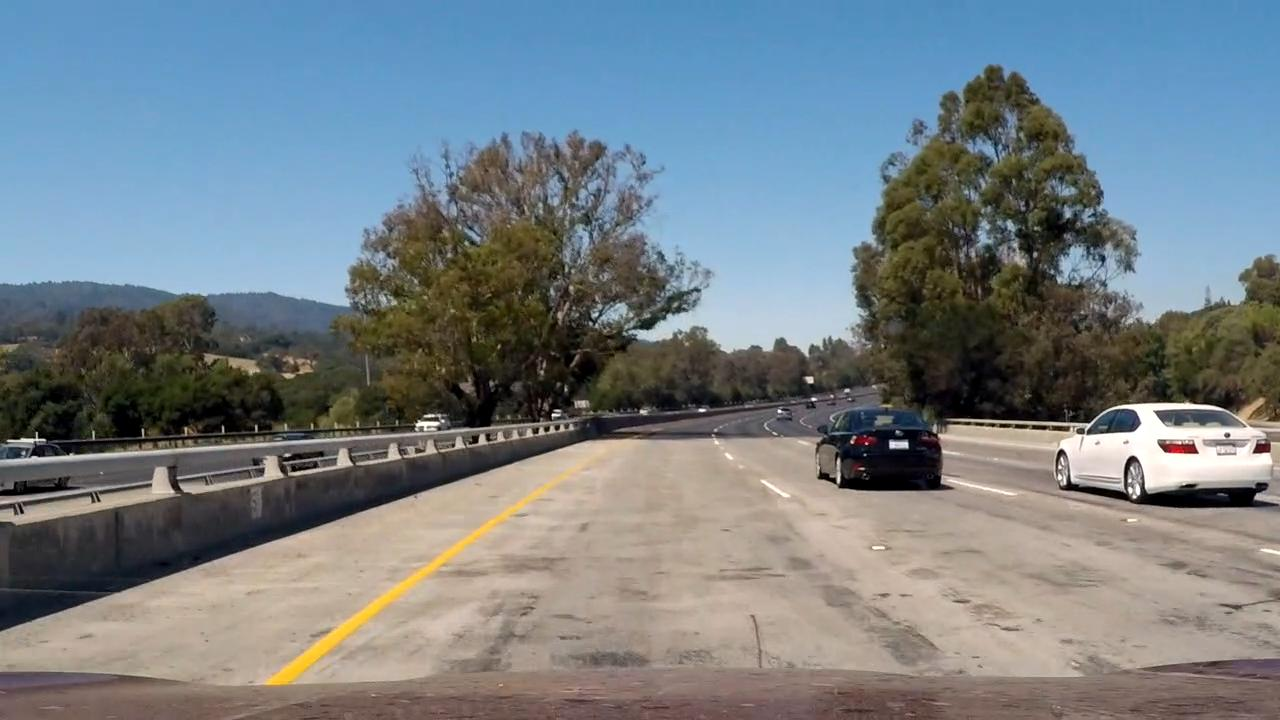
%> input picture Data/normal/Frame 1002.jpg, 1280 x 720 px
$ octave --eval "result = preprocess_blue(imread('../../Data/normal/Frame 1002.jpg'));"   (GNU Octave 9; MATLAB toolbox functions it lacks are replaced by stand-ins)
%> lines starting %> are read from the running program, lines starting %| are printed output that depends on the picture
function im_b_usig = preprocess_blue(im)
% Function to denoise, improve contrast and normalize it suitably for blue
% sign identification
% Input -> im -> RGB uint8 image
% Output -> im_b_usig -> processed grayscale image for the blue channel of
%          the type uint8
im_d = im2double(im);
im_c = imadjust(im_d, stretchlim(im_d));
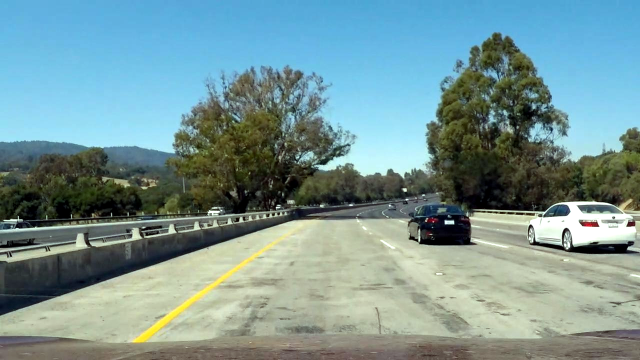
%> im_c: size 720x1280x3 double (shown at 1/2 size); mean R, G, B 0.471, 0.587, 0.589
im_b = im_c(:,:,3);
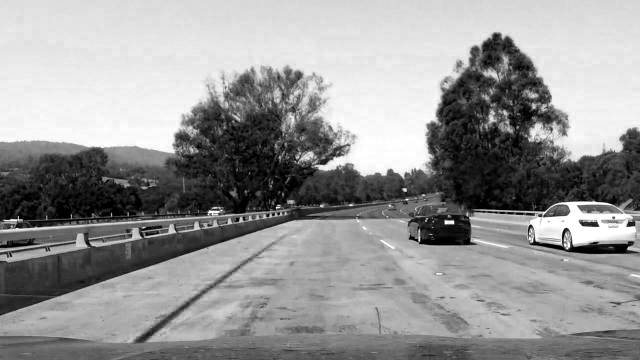
%> im_b: size 720x1280 double (shown at 1/2 size); min 0, max 1, mean 0.589
im_b = medfilt2(im_b, [3 3]);
im_b = max(0,(im_b - im_c(:,:,1)) ./ (im_c(:,:,1) + im_c(:,:,2) + im_c(:,:,3)));
im_b_usig = im2uint8(im_b);
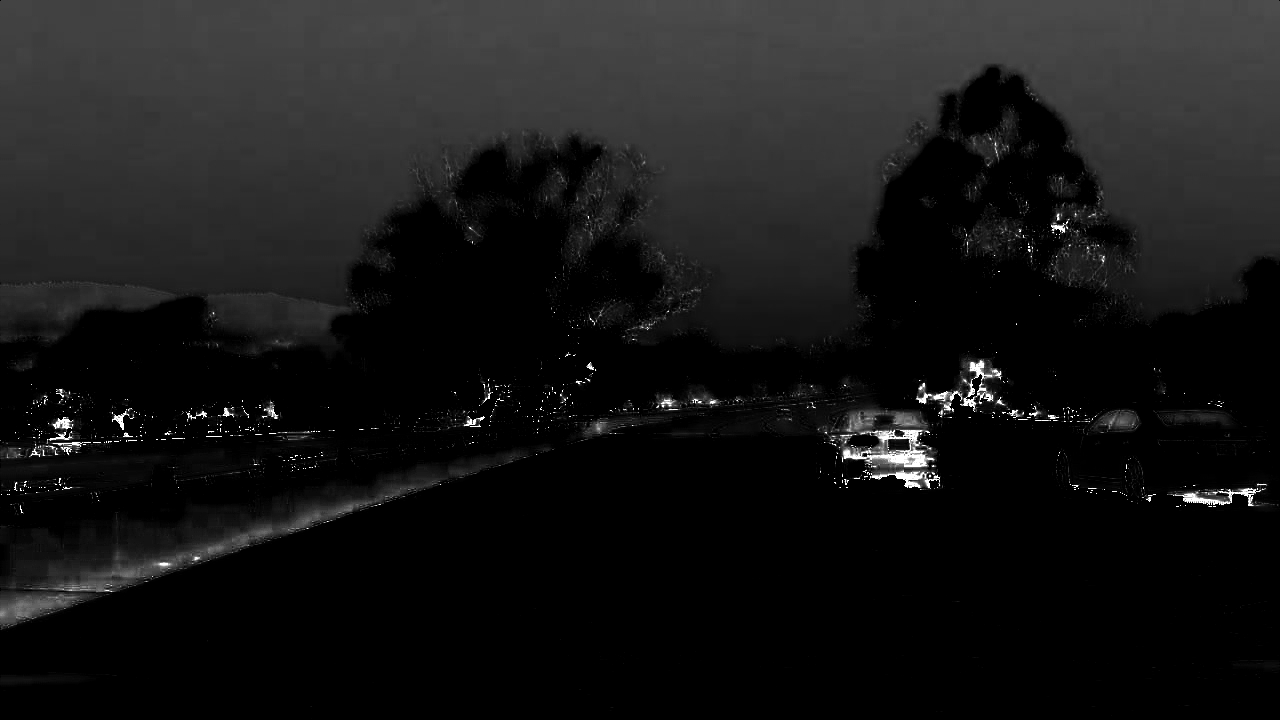
%> im_b_usig: size 720x1280 uint8; min 0, max 255, mean 22.7
end

$ run again, on Data/normal/Frame 1013.jpg
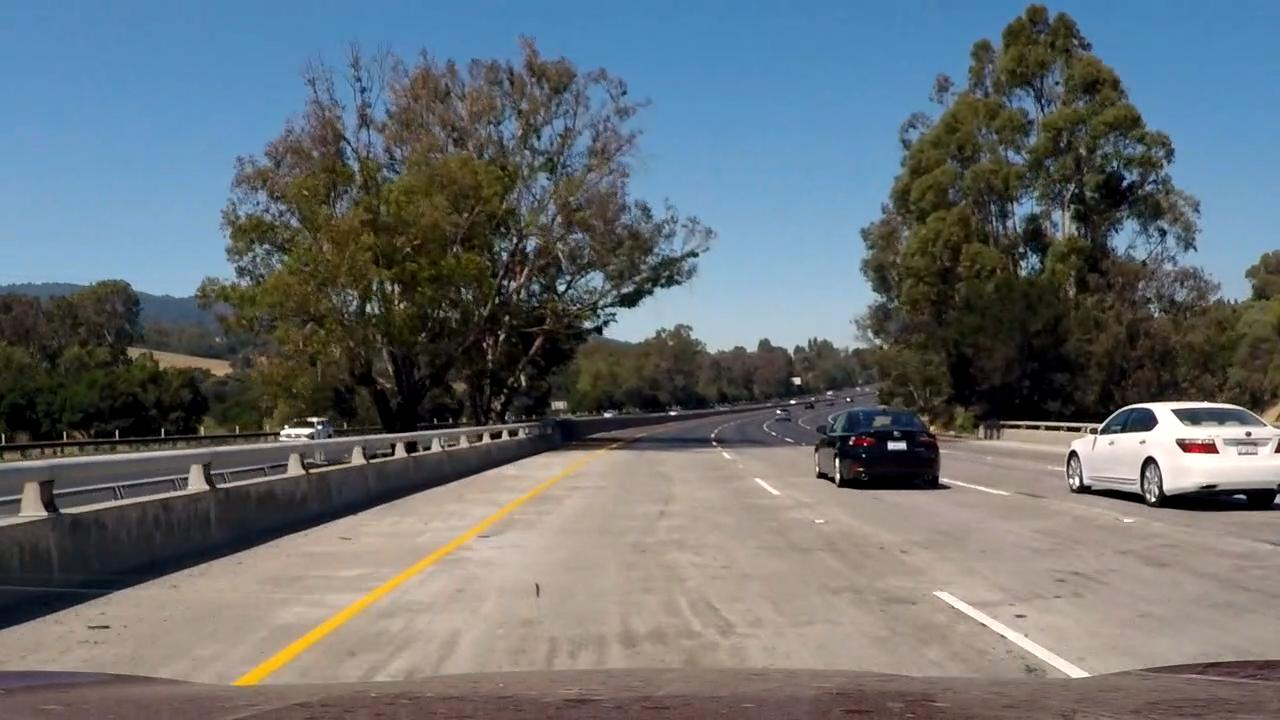
%> input picture Data/normal/Frame 1013.jpg, 1280 x 720 px
%> in preprocess_blue, `im_b = im_c(:,:,3);`:
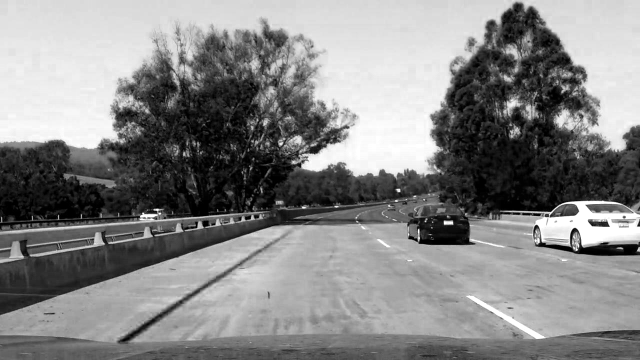
%> im_b: size 720x1280 double (shown at 1/2 size); min 0, max 1, mean 0.527
%> in preprocess_blue, `im_b_usig = im2uint8(im_b);`:
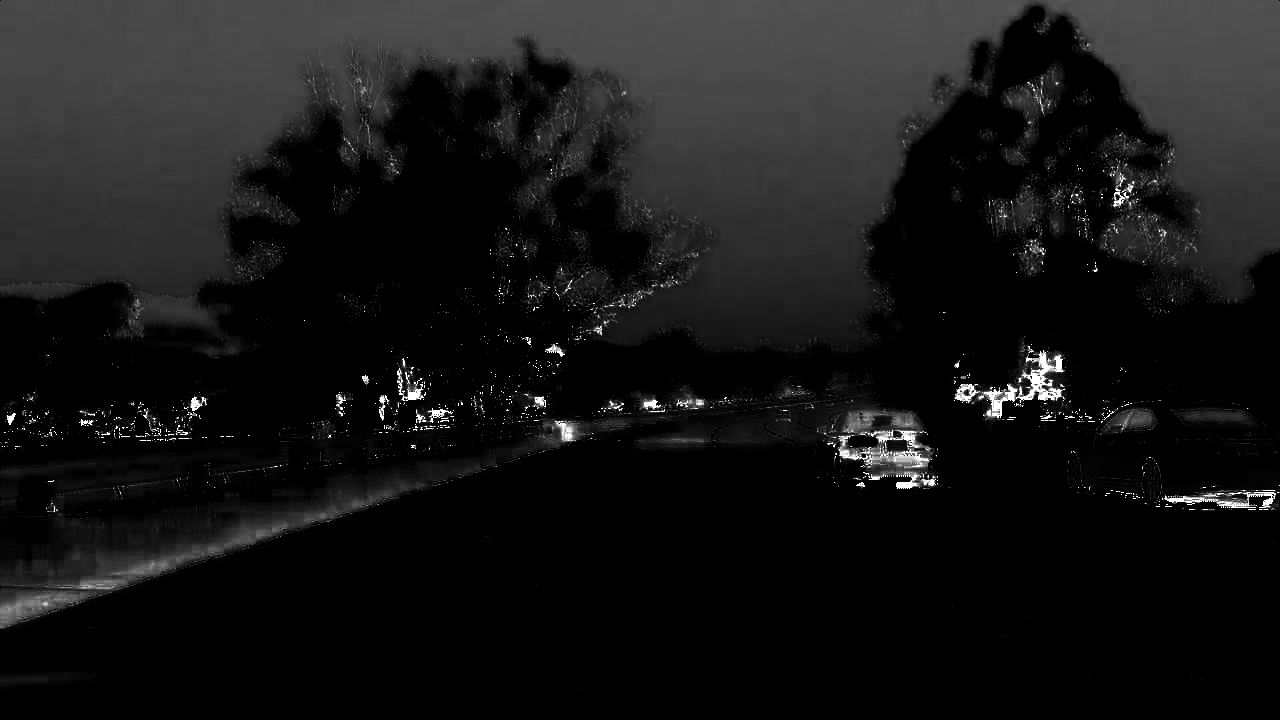
%> im_b_usig: size 720x1280 uint8; min 0, max 255, mean 21.9

$ run again, on Data/normal/Frame 1020.jpg
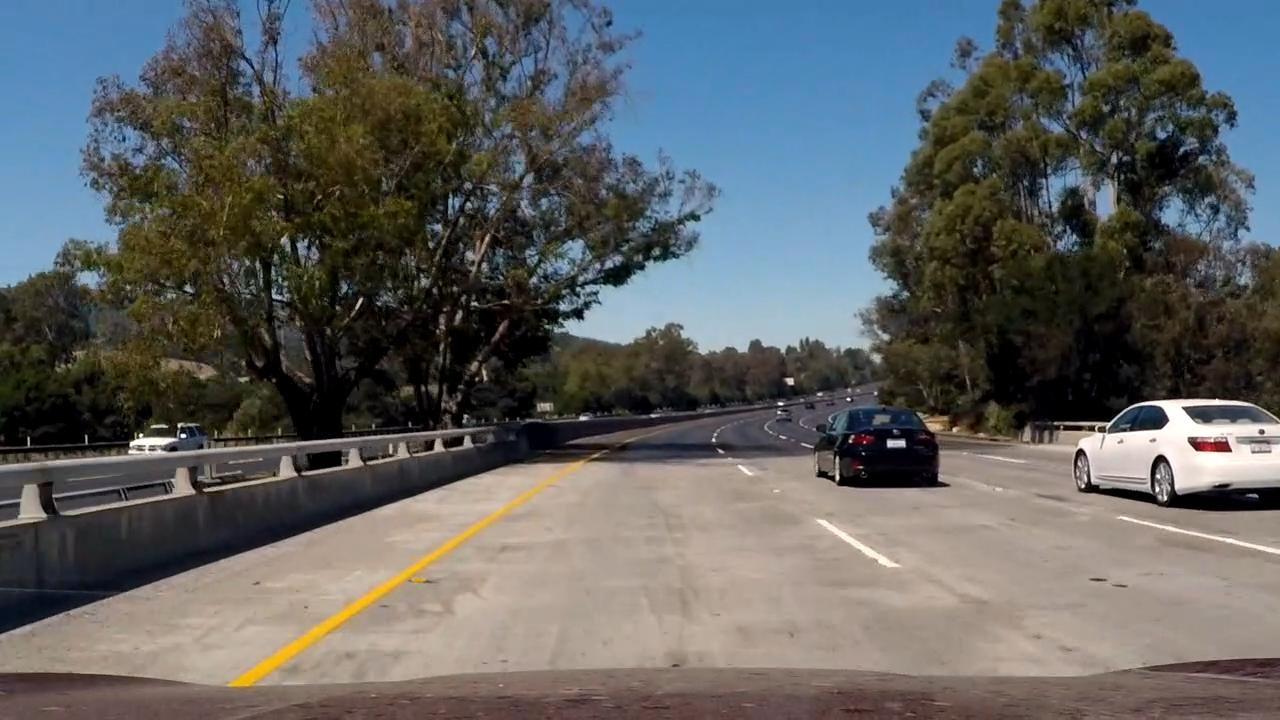
%> input picture Data/normal/Frame 1020.jpg, 1280 x 720 px
%> in preprocess_blue, `im_b = im_c(:,:,3);`:
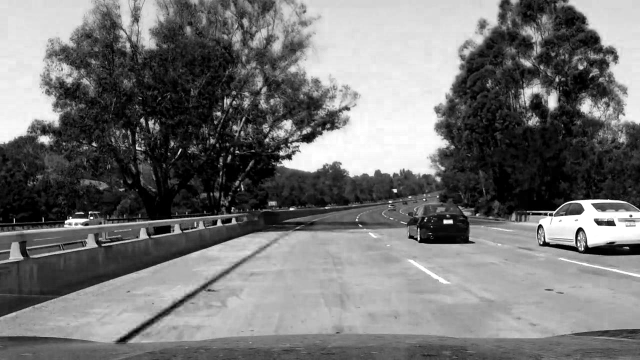
%> im_b: size 720x1280 double (shown at 1/2 size); min 0, max 1, mean 0.46
%> in preprocess_blue, `im_b_usig = im2uint8(im_b);`:
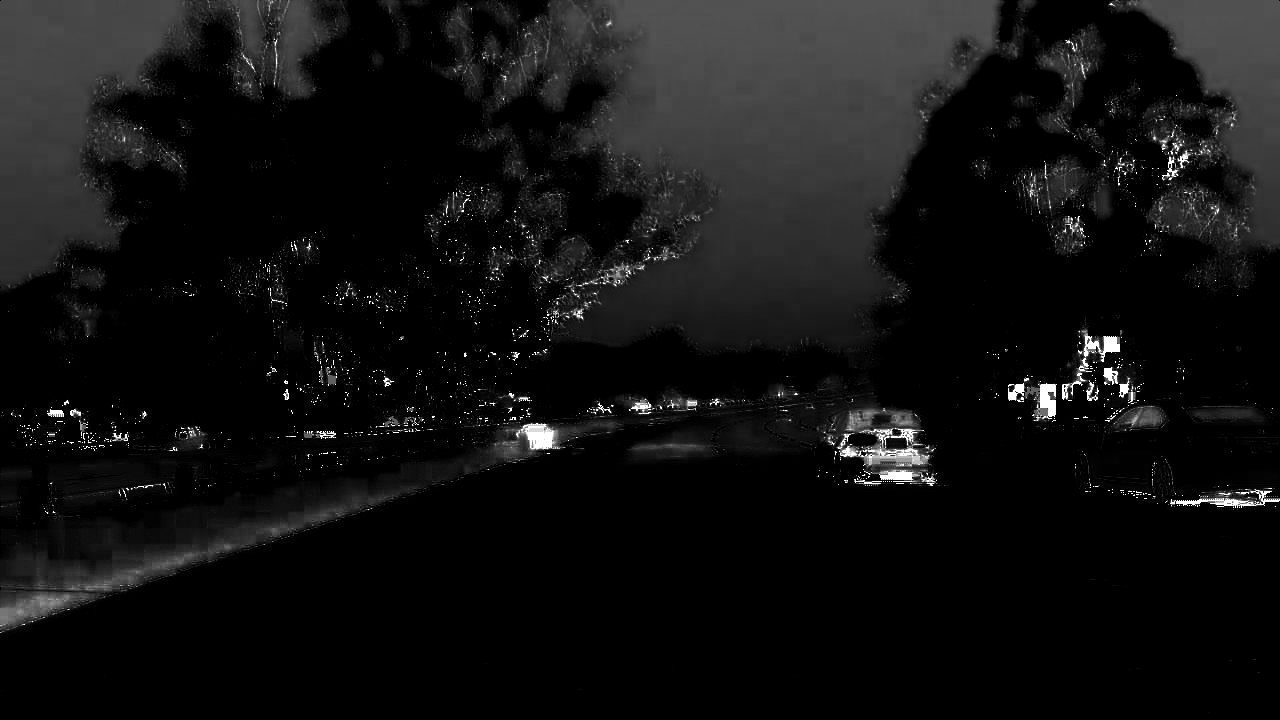
%> im_b_usig: size 720x1280 uint8; min 0, max 255, mean 17.2
